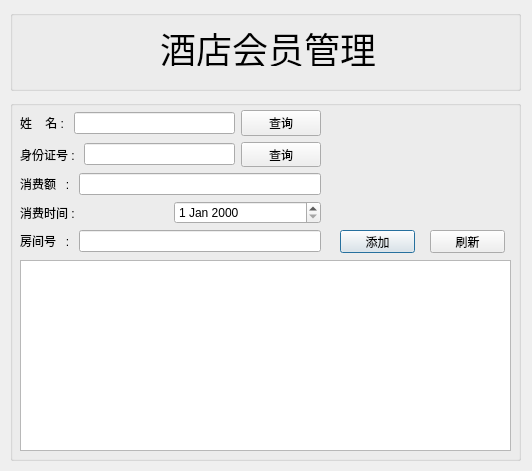
<?xml version="1.0" encoding="UTF-8"?>
<ui version="4.0">
 <class>memberDialog</class>
 <widget class="QDialog" name="memberDialog">
  <property name="geometry">
   <rect>
    <x>0</x>
    <y>0</y>
    <width>532</width>
    <height>471</height>
   </rect>
  </property>
  <property name="windowTitle">
   <string>Dialog</string>
  </property>
  <widget class="QGroupBox" name="groupBox_2">
   <property name="geometry">
    <rect>
     <x>10</x>
     <y>10</y>
     <width>511</width>
     <height>81</height>
    </rect>
   </property>
   <property name="title">
    <string/>
   </property>
   <widget class="QLabel" name="label_8">
    <property name="geometry">
     <rect>
      <x>150</x>
      <y>20</y>
      <width>216</width>
      <height>36</height>
     </rect>
    </property>
    <property name="font">
     <font>
      <pointsize>27</pointsize>
     </font>
    </property>
    <property name="text">
     <string>酒店会员管理</string>
    </property>
   </widget>
  </widget>
  <widget class="QGroupBox" name="groupBox">
   <property name="geometry">
    <rect>
     <x>10</x>
     <y>100</y>
     <width>511</width>
     <height>361</height>
    </rect>
   </property>
   <property name="title">
    <string/>
   </property>
   <widget class="QTableView" name="tableView">
    <property name="geometry">
     <rect>
      <x>10</x>
      <y>160</y>
      <width>491</width>
      <height>191</height>
     </rect>
    </property>
   </widget>
   <widget class="QPushButton" name="pushButton_3">
    <property name="geometry">
     <rect>
      <x>330</x>
      <y>130</y>
      <width>75</width>
      <height>23</height>
     </rect>
    </property>
    <property name="text">
     <string>添加</string>
    </property>
   </widget>
   <widget class="QPushButton" name="pushButton_4">
    <property name="geometry">
     <rect>
      <x>420</x>
      <y>130</y>
      <width>75</width>
      <height>23</height>
     </rect>
    </property>
    <property name="text">
     <string>刷新</string>
    </property>
   </widget>
   <widget class="QWidget" name="">
    <property name="geometry">
     <rect>
      <x>10</x>
      <y>10</y>
      <width>301</width>
      <height>142</height>
     </rect>
    </property>
    <layout class="QVBoxLayout" name="verticalLayout">
     <item>
      <layout class="QHBoxLayout" name="horizontalLayout_5">
       <item>
        <widget class="QLabel" name="label_3">
         <property name="text">
          <string>姓    名 : </string>
         </property>
        </widget>
       </item>
       <item>
        <widget class="QLineEdit" name="lineEdit">
         <property name="alignment">
          <set>Qt::AlignRight|Qt::AlignTrailing|Qt::AlignVCenter</set>
         </property>
        </widget>
       </item>
       <item>
        <widget class="QPushButton" name="pushButton">
         <property name="text">
          <string>查询</string>
         </property>
        </widget>
       </item>
      </layout>
     </item>
     <item>
      <layout class="QHBoxLayout" name="horizontalLayout_4">
       <item>
        <widget class="QLabel" name="label_4">
         <property name="text">
          <string>身份证号 : </string>
         </property>
        </widget>
       </item>
       <item>
        <widget class="QLineEdit" name="lineEdit_2">
         <property name="alignment">
          <set>Qt::AlignRight|Qt::AlignTrailing|Qt::AlignVCenter</set>
         </property>
        </widget>
       </item>
       <item>
        <widget class="QPushButton" name="pushButton_2">
         <property name="text">
          <string>查询</string>
         </property>
        </widget>
       </item>
      </layout>
     </item>
     <item>
      <layout class="QHBoxLayout" name="horizontalLayout_3">
       <item>
        <widget class="QLabel" name="label_5">
         <property name="text">
          <string>消费额   : </string>
         </property>
        </widget>
       </item>
       <item>
        <widget class="QLineEdit" name="lineEdit_3">
         <property name="alignment">
          <set>Qt::AlignRight|Qt::AlignTrailing|Qt::AlignVCenter</set>
         </property>
        </widget>
       </item>
      </layout>
     </item>
     <item>
      <layout class="QHBoxLayout" name="horizontalLayout_2">
       <item>
        <widget class="QLabel" name="label_6">
         <property name="text">
          <string>消费时间 : </string>
         </property>
        </widget>
       </item>
       <item>
        <widget class="QDateEdit" name="dateEdit"/>
       </item>
      </layout>
     </item>
     <item>
      <layout class="QHBoxLayout" name="horizontalLayout">
       <item>
        <widget class="QLabel" name="label_7">
         <property name="text">
          <string>房间号   : </string>
         </property>
        </widget>
       </item>
       <item>
        <widget class="QLineEdit" name="lineEdit_4">
         <property name="alignment">
          <set>Qt::AlignRight|Qt::AlignTrailing|Qt::AlignVCenter</set>
         </property>
        </widget>
       </item>
      </layout>
     </item>
    </layout>
   </widget>
  </widget>
 </widget>
 <resources/>
 <connections/>
</ui>
